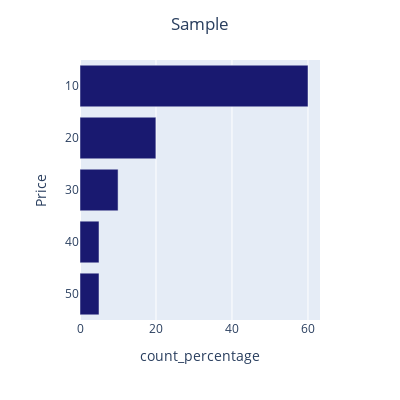

Here is the notebook cell this chart was saved with:
### Code cell
count_percentage_plot_by_column('Price','Sample','midnightblue',False)

### Figure 1 — Plotly figure (JSON) as saved in the notebook; plotly's stock layout.template omitted (floating-point values rounded to 4 significant figures)
{"data": [{"alignmentgroup": "True", "hovertemplate": "count_percentage=%{x}<br>Price=%{y}<extra></extra>", "legendgroup": "", "marker": {"color": "midnightblue", "pattern": {"shape": ""}}, "name": "", "offsetgroup": "", "orientation": "h", "showlegend": false, "textposition": "auto", "type": "bar", "x": [5, 5, 10.02, 19.97, 60.01], "xaxis": "x", "y": ["50", "40", "30", "20", "10"], "yaxis": "y"}], "layout": {"autosize": false, "barmode": "relative", "height": 400, "legend": {"tracegroupgap": 0}, "margin": {"t": 60}, "title": {"text": "Sample", "x": 0.5}, "width": 400, "xaxis": {"anchor": "y", "domain": [0, 1], "title": {"text": "count_percentage"}}, "yaxis": {"anchor": "x", "domain": [0, 1], "title": {"text": "Price"}}}}
